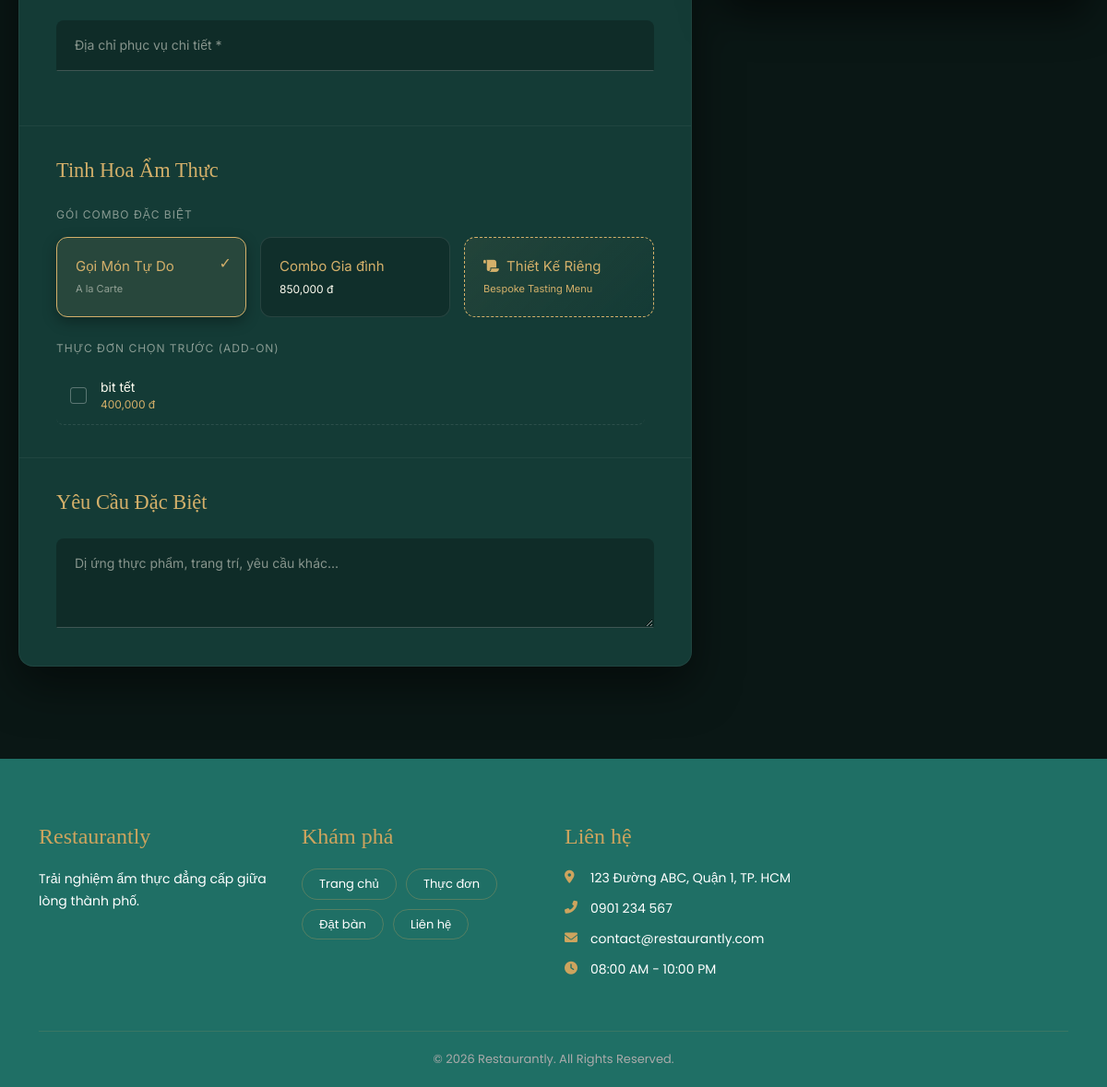
/booking_service.php?type=chef (signed in, lower part), run on an earlier commit of the app's database.
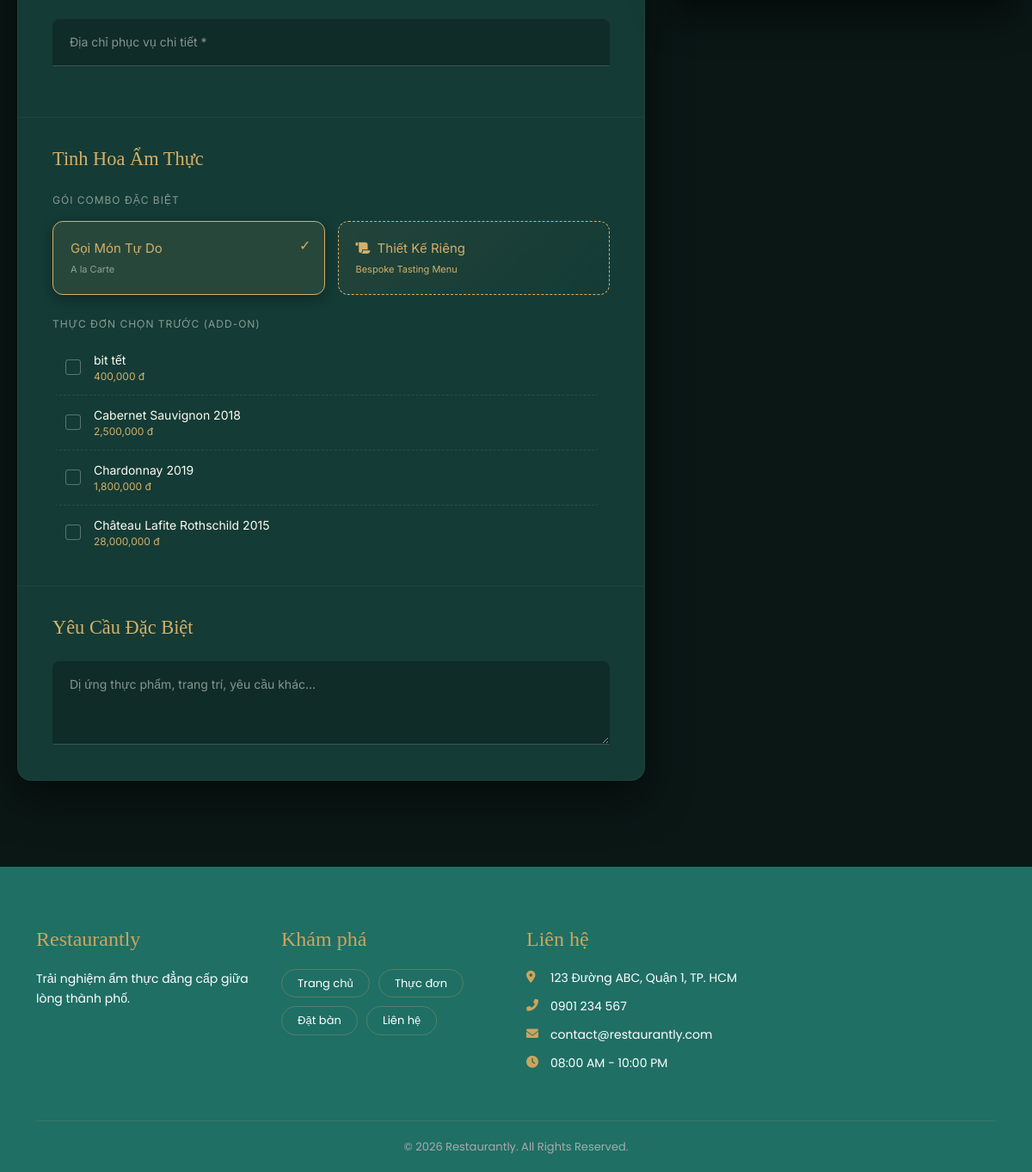
And on a later commit of the database.
### tables this page shows
CREATE TABLE `combos` (
  `id` int(11) NOT NULL,
  `name` varchar(255) NOT NULL,
  `description` text DEFAULT NULL,
  `price` decimal(15,2) NOT NULL,
  `image` varchar(255) DEFAULT NULL,
  `status` tinyint(1) DEFAULT 1,
  `is_active` tinyint(1) NOT NULL DEFAULT 1,
  `created_at` timestamp NOT NULL DEFAULT current_timestamp()
);

CREATE TABLE `foods` (
  `id` int(11) NOT NULL,
  `category_id` int(11) DEFAULT NULL,
  `name` varchar(255) NOT NULL,
  `price` decimal(15,2) NOT NULL,
  `image` varchar(255) DEFAULT NULL,
  `description` text DEFAULT NULL,
  `allergens` text DEFAULT NULL,
  `wine_pairing_id` int(11) DEFAULT NULL,
  `chef_note` text DEFAULT NULL,
  `status` tinyint(1) DEFAULT 1,
  `is_active` tinyint(1) NOT NULL DEFAULT 1,
  `is_chef_recommended` tinyint(1) DEFAULT 0
);

CREATE TABLE `footer_links` (
  `id` int(11) NOT NULL,
  `title` varchar(255) NOT NULL,
  `url` varchar(255) NOT NULL,
  `priority` int(11) DEFAULT 0
);

### booking_service.php (the view, shortened to what the changed rows need)
<?php
$db  = (new Database())->getConnection();
$combos = $db->query(
    "SELECT c.*, GROUP_CONCAT(f.name SEPARATOR '|') as list_foods
     FROM combos c LEFT JOIN combo_items ci ON c.id=ci.combo_id
     LEFT JOIN foods f ON ci.food_id=f.id WHERE c.status=1 GROUP BY c.id"
)->fetchAll(PDO::FETCH_ASSOC);
$foods  = $db->query("SELECT * FROM foods WHERE status=1 ORDER BY name")->fetchAll(PDO::FETCH_ASSOC);
include 'views/client/layouts/header.php';
?>
<section class="booking-section" id="booking-form-area">
    <div class="luxury-panel">
        <form method="POST" action="config/process_service_booking.php" id="bk-form">
            <div class="panel-section">
                <div style="display:grid; grid-template-columns: repeat(auto-fit, minmax(180px, 1fr)); gap:15px; margin-bottom: 25px;">
                    <?php foreach($combos as $cb): ?>
                        <div class="card-select cc" data-price="<?= (float)$cb['price'] ?>" onclick="selCombo(<?= $cb['id'] ?>,this)">
                            <div style="color:var(--gold); font-size:15px; margin-bottom:5px;"><?= htmlspecialchars($cb['name']) ?></div>
                            <div style="font-size:12px; color:var(--text-main)"><?= number_format($cb['price']) ?> đ</div>
                        </div>
                    <?php endforeach; ?>
                </div>
                <div id="addon-foods-section">
                    <?php if(!empty($foods)): ?>
                        <div style="max-height: 250px; overflow-y: auto; padding-right:10px;">
                            <?php foreach($foods as $fd): ?>
                            <div class="menu-item-lux" id="mr<?= $fd['id'] ?>">
                                <div style="display:flex; align-items:center; gap:15px;">
                                    <input type="checkbox" class="menu-checkbox" name="menu_items[]" value="<?= $fd['id'] ?>" onchange="togMrow(this,<?= $fd['id'] ?>,<?= (float)$fd['price'] ?>)">
                                    <div>
                                        <div style="font-size:14px;"><?= htmlspecialchars($fd['name']) ?></div>
                                        <div style="font-size:12px; color:var(--gold)"><?= number_format($fd['price']) ?> đ</div>
                                    </div>
                                </div>
                            </div>
                            <?php endforeach; ?>
                        </div>
                    <?php endif; ?>
                </div>
            </div>
        </form>
    </div>
</section>
<?php include 'views/client/layouts/footer.php'; ?>

### views/client/layouts/footer.php (shortened to what the changed rows need)
<?php
$db = (new Database())->getConnection();
$links      = $db->query("SELECT * FROM footer_links ORDER BY priority ASC")->fetchAll(PDO::FETCH_ASSOC) ?? [];
$path_prefix = $path_prefix ?? '';
if (!function_exists('safe_url')) {
    function safe_url($url, $prefix) {
        if (preg_match('/^(https?:|\/\/|\/)/i', $url)) {
            return $url;
        }
        return $prefix . $url;
    }
}
?>
<footer class="footer">
    <div class="container">
        <div class="row gy-4">
            <div class="col-lg-3 col-md-6">
                <div class="explore-links">
                    <?php foreach ($links as $l): ?>
                        <a href="<?= htmlspecialchars(safe_url($l['url'], $path_prefix)) ?>"><?= htmlspecialchars($l['title']) ?></a>
                    <?php endforeach; ?>
                </div>
            </div>
        </div>
    </div>
</footer>
<link rel="stylesheet" href="https://cdnjs.cloudflare.com/ajax/libs/font-awesome/6.0.0/css/all.min.css">

What changed in the data, as far as the page shows it:
removed combos: name "Combo Gia đình", price "850,000"
added foods: name "Cabernet Sauvignon 2018", price "2,500,000"
added foods: name "Chardonnay 2019", price "1,800,000"
added foods: name "Château Lafite Rothschild 2015", price "28,000,000"
